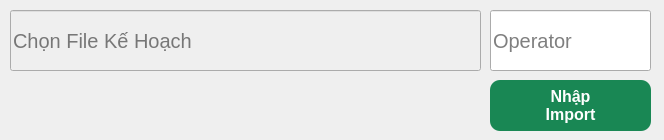
<?xml version="1.0" encoding="UTF-8"?>
<ui version="4.0">
 <class>ImportPlan</class>
 <widget class="QWidget" name="ImportPlan">
  <property name="geometry">
   <rect>
    <x>0</x>
    <y>0</y>
    <width>664</width>
    <height>140</height>
   </rect>
  </property>
  <property name="minimumSize">
   <size>
    <width>664</width>
    <height>77</height>
   </size>
  </property>
  <property name="maximumSize">
   <size>
    <width>664</width>
    <height>664</height>
   </size>
  </property>
  <property name="windowTitle">
   <string>Import Plan</string>
  </property>
  <widget class="QLineEdit" name="ImportFilePath">
   <property name="enabled">
    <bool>false</bool>
   </property>
   <property name="geometry">
    <rect>
     <x>10</x>
     <y>10</y>
     <width>471</width>
     <height>61</height>
    </rect>
   </property>
   <property name="font">
    <font>
     <pointsize>15</pointsize>
    </font>
   </property>
   <property name="autoFillBackground">
    <bool>false</bool>
   </property>
   <property name="text">
    <string/>
   </property>
   <property name="readOnly">
    <bool>false</bool>
   </property>
   <property name="placeholderText">
    <string>Chọn File Kế Hoạch</string>
   </property>
  </widget>
  <widget class="QPushButton" name="btnImportPlan">
   <property name="enabled">
    <bool>false</bool>
   </property>
   <property name="geometry">
    <rect>
     <x>490</x>
     <y>80</y>
     <width>161</width>
     <height>51</height>
    </rect>
   </property>
   <property name="minimumSize">
    <size>
     <width>151</width>
     <height>51</height>
    </size>
   </property>
   <property name="maximumSize">
    <size>
     <width>1111</width>
     <height>51</height>
    </size>
   </property>
   <property name="font">
    <font>
     <pointsize>12</pointsize>
     <weight>75</weight>
     <bold>true</bold>
    </font>
   </property>
   <property name="styleSheet">
    <string notr="true">QPushButton {
    background-color: #198754;
    color: white;

    border: none;
    border-radius: 10px;

    font-size: 12pt;
    font-weight: bold;

    padding: 6px 18px;
}

QPushButton:hover {
    background-color: #20a464;
}

QPushButton:pressed {
    background-color: #146c43;
}</string>
   </property>
   <property name="text">
    <string>Nhập
Import</string>
   </property>
   <property name="icon">
    <iconset>
     <normalon>images/import.png</normalon>
    </iconset>
   </property>
   <property name="iconSize">
    <size>
     <width>32</width>
     <height>32</height>
    </size>
   </property>
  </widget>
  <widget class="QLineEdit" name="OperatorChangePlan">
   <property name="geometry">
    <rect>
     <x>490</x>
     <y>10</y>
     <width>161</width>
     <height>61</height>
    </rect>
   </property>
   <property name="font">
    <font>
     <pointsize>15</pointsize>
    </font>
   </property>
   <property name="placeholderText">
    <string>Operator</string>
   </property>
  </widget>
 </widget>
 <resources/>
 <connections/>
</ui>
